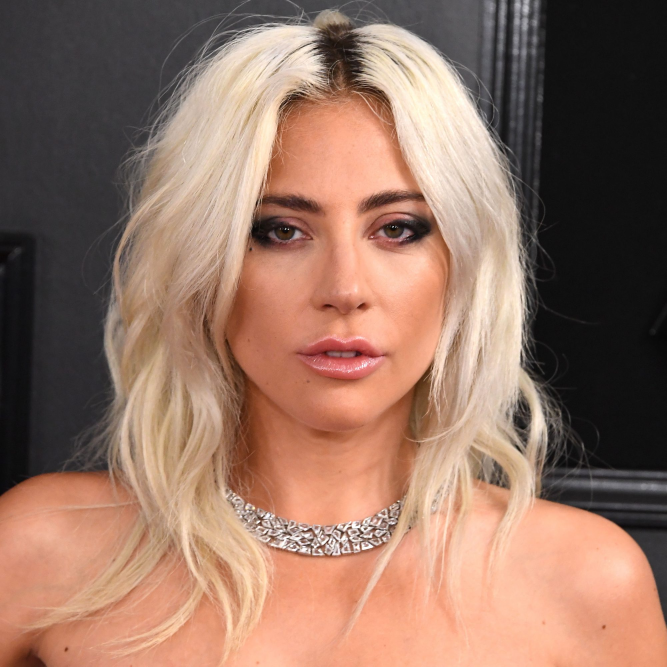
#> input picture lady1.jpg, 2000 x 2000 px (shown at 1/3 size)
$ python task2.py
#> lines starting #> are read from the running program, lines starting #| are printed output that depends on the picture; after the words box and inside, x2 and y2 are one past the last pixel; in counts of white or black regions, pixels touching at a corner belong together
import numpy as np
import cv2 as cv
kernel = np.ones((5, 5), np.uint8)
img = cv.imread("lady1.jpg")
#> img is the input picture: shape (2000, 2000, 3); mean B, G, R 99.8, 116.1, 150.1

imgResize = cv.resize(img, (500, 500))
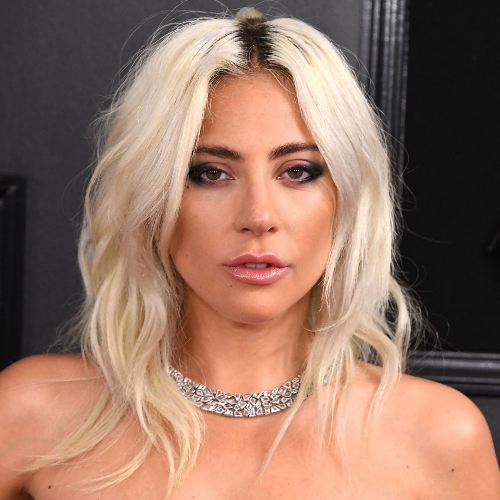
#> imgResize: shape (500, 500, 3); mean B, G, R 100, 116.2, 150.2
imgCropped = imgResize[10:400, 100:400]
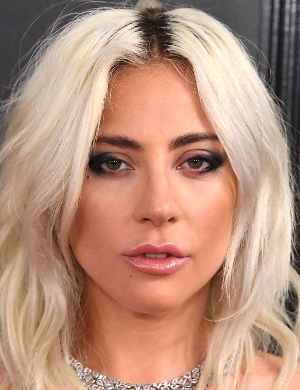
#> imgCropped: shape (390, 300, 3); mean B, G, R 123.7, 144.5, 184.7

print(img.shape)
#| (2000, 2000, 3)
print(imgResize.shape)
#| (500, 500, 3)
print(imgCropped.shape)
#| (390, 300, 3)

imgGray = cv.cvtColor(imgResize, cv.COLOR_BGR2GRAY)
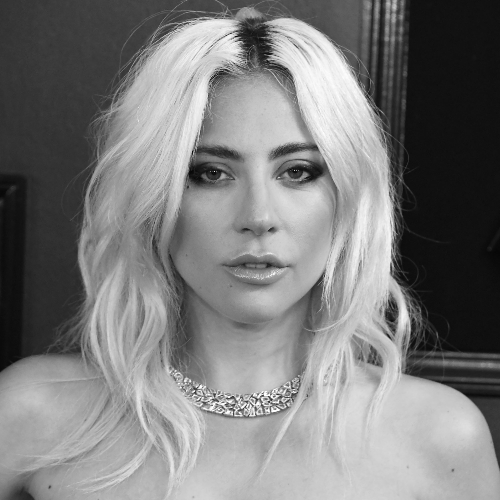
#> imgGray: shape (500, 500); min 6, max 255, mean 124.6
imgBlur = cv.GaussianBlur(imgGray,(7,7),0)
imgCanny = cv.Canny(imgResize,100,100)
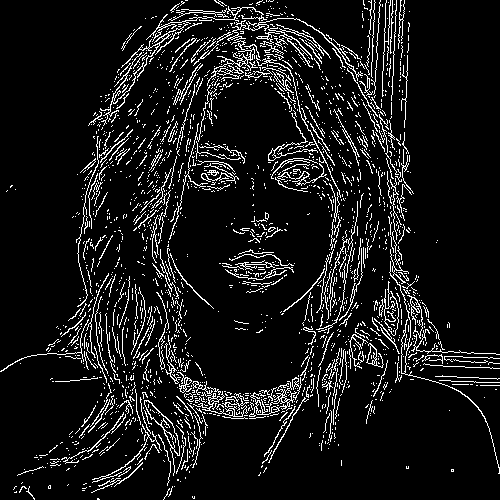
#> imgCanny: shape (500, 500); 9.1% white in thin lines or dots
imgDialation = cv.dilate(imgCanny,kernel,iterations=1)
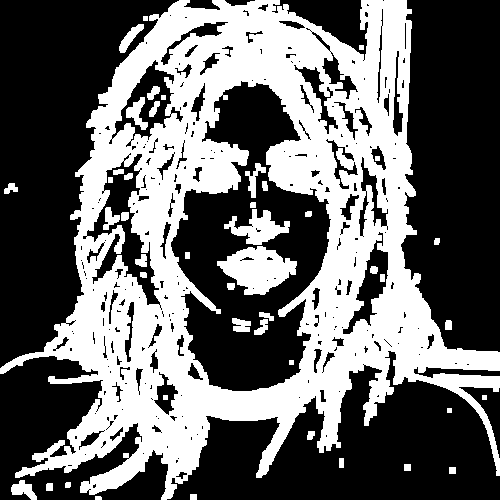
#> imgDialation: shape (500, 500); 40.9% white; 45 white regions, largest, box (x1, y1, x2, y2) and area: (0, 0, 500, 500) 95392, (217, 246, 297, 295) 2360, (224, 209, 290, 245) 1107
imgEroded = cv.erode(imgDialation,kernel,iterations=1)
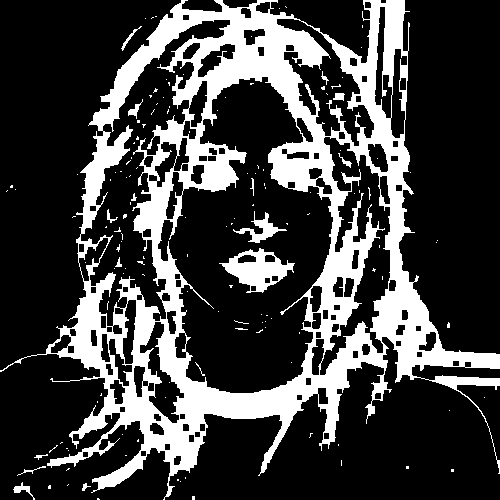
#> imgEroded: shape (500, 500); 25.4% white; 142 white regions (125 under 20 px), largest, box (x1, y1, x2, y2) and area: (0, 0, 500, 500) 60261, (219, 248, 295, 293) 1576, (233, 211, 287, 243) 486

cv.imshow("Image",img)
cv.imshow("Gray Image",imgGray)
cv.imshow("Blur Image",imgBlur)
cv.imshow("Canny Image",imgCanny)
cv.imshow("Dilate Image",imgDialation)
cv.imshow("Eroded Image",imgEroded)
cv.imshow("Resized Image", imgResize)
cv.imshow("Cropped Image", imgCropped)

cv.waitKey(0)
